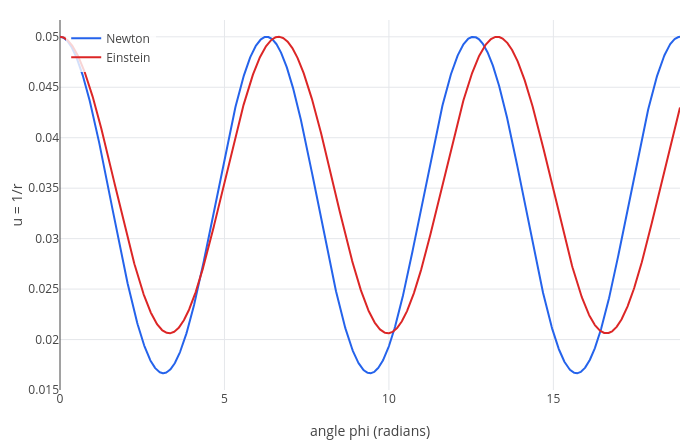

The notebook cell this image was saved under:
### Markdown cell above
So the two orbit equations are

* Newton: $\;u'' = \dfrac{r_s}{2h^2} - u$
* Einstein: $\;u'' = \dfrac{r_s}{2h^2} - u + \tfrac{3}{2}r_s u^2$

With $c = 1$ the Schwarzschild radius is $r_s = 2GM$, so $r_s/(2h^2)$ is Newton's $GM/h^2$ and $\tfrac32 r_s u^2$ is $3GMu^2$.
The extra term comes from the $-r_sL^2/r^3$ in the potential, the same term that creates the ISCO in section 1.
Compared with $GM/h^2$ it is $3h^2u^2 = 3(v_\perp/c)^2$, three times the squared sideways speed in units of the speed of
light: about $10^{-7}$ for Mercury, but about 0.1 for the orbit below.

### Turning the equation into `odeplot` arguments

`odeplot` solves **first-order** equations, $dy/dt = f(t, y)$. A second-order equation becomes two first-order ones
when the derivative gets its own name. Call $w = u'$; then Newton's equation is

$$u' = w, \qquad w' = \frac{r_s}{2h^2} - u$$

Each argument of `odeplot([w, r_s/(2*h^2)-u], [u w], phi, [1/rp 0], 0, 10*pi, [cos(phi)/u sin(phi)/u])` has a job:

| argument | what it is | here |
|---|---|---|
| `[w, r_s/(2*h^2)-u]` | the right-hand sides: $u'$ and $w'$ | $u' = w$, $w' = r_s/(2h^2) - u$ |
| `[u w]` | the unknowns, in the same order | $u$, then $w = u'$ |
| `phi` | the independent variable, the "time" | the angle $\phi$ |
| `[1/rp 0]` | the unknowns at the start | at perihelion $u = 1/r_p$, and $u' = 0$ because $r$ is at its minimum |
| `0, 10*pi` | where to start and stop | five turns around the Sun |
| `[cos(phi)/u sin(phi)/u]` | what to draw, horizontal and vertical | $x = r\cos\phi$, $y = r\sin\phi$ with $r = 1/u$ |

The comma in `[w, r_s/(2*h^2)-u]` matters: inside brackets a space separates elements, so with a minus sign after a
space, `[w -u]` would be two elements, `w` and `-u`. A comma always works.

We work in units of $r_s$ ($r_s = 1$). Choosing $h = \sqrt{15}$ makes $p = h^2/GM = 2h^2/r_s = 30$, so starting at
$r_p = 20$ gives $e = 0.5$ and the orbit from the picture above. First, before drawing the orbit, look at $u$ itself:
the last argument `[phi u]` puts $\phi$ on the horizontal axis and $u$ on the vertical one:

### Code cell
r_s = 1;
h = sqrt(15);
rp = 20;
un = odeplot([w, r_s/(2*h^2)-u], [u w], phi, [1/rp 0], 0, 6*pi, [phi u]);
ue = odeplot([w, r_s/(2*h^2)+1.5*r_s*u^2-u], [u w], phi, [1/rp 0], 0, 6*pi, [phi u]);
labels(legend(show(un, ue), "Newton", "Einstein"), "angle phi (radians)", "u = 1/r")

### Figure 1 — Plotly figure (JSON) as saved in the notebook; plotly's stock layout.template omitted (floating-point values rounded to 4 significant figures; data arrays with more than 128 entries replaced by an {"elided": "..."} marker saying what was removed)
{"data": [{"line": {"color": "#2563eb", "width": 2}, "mode": "lines", "name": "Newton", "type": "scatter", "x": {"elided": "1431 float values"}, "y": {"elided": "1431 float values"}}, {"line": {"color": "#dc2626", "width": 2}, "mode": "lines", "name": "Einstein", "type": "scatter", "x": {"elided": "1431 float values"}, "y": {"elided": "1431 float values"}}], "layout": {"height": 440, "legend": {"bgcolor": "rgba(255,255,255,0.8)", "x": 0.01, "y": 0.99}, "margin": {"b": 50, "l": 60, "r": 20, "t": 20}, "showlegend": true, "title": {"text": ""}, "width": 700, "xaxis": {"title": {"text": "angle phi (radians)"}, "zeroline": true}, "yaxis": {"range": [0.015, 0.05167], "title": {"text": "u = 1/r"}, "zeroline": true}}}
